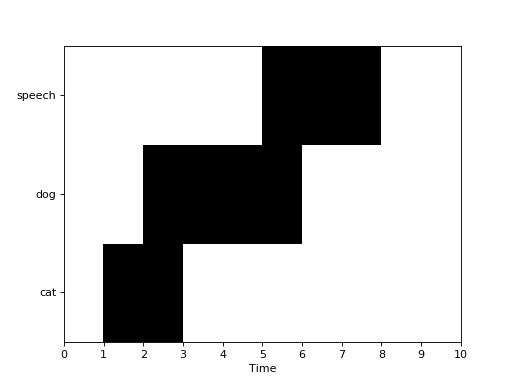

Write the Python code that produced this figure.
import dcase_util
# Metadata
meta = dcase_util.containers.MetaDataContainer([
    {
        'filename': 'test1.wav',
        'event_label': 'cat',
        'onset': 1.0,
        'offset': 3.0
    },
    {
        'filename': 'test1.wav',
        'event_label': 'dog',
        'onset': 2.0,
        'offset': 6.0
    },
    {
        'filename': 'test1.wav',
        'event_label': 'speech',
        'onset': 5.0,
        'offset': 8.0
    },
])

# Initilize encoder
event_roll_encoder = dcase_util.data.EventRollEncoder(
    label_list=meta.unique_event_labels,
    time_resolution=0.02
)

# Encode
event_roll = event_roll_encoder.encode(
    metadata_container=meta,
    length_seconds=10.0
)

# Visualize
event_roll.plot()
